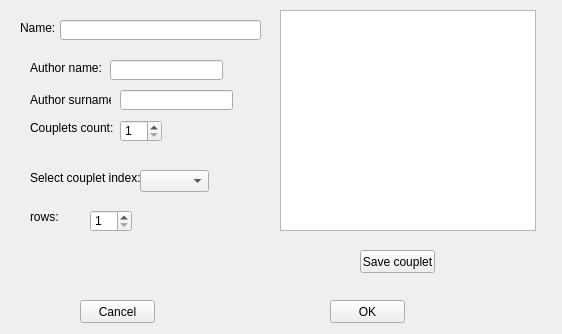
<?xml version="1.0" encoding="UTF-8"?>
<ui version="4.0">
 <class>AddSongForm</class>
 <widget class="QWidget" name="AddSongForm">
  <property name="geometry">
   <rect>
    <x>0</x>
    <y>0</y>
    <width>562</width>
    <height>334</height>
   </rect>
  </property>
  <property name="windowTitle">
   <string>Form</string>
  </property>
  <widget class="QLabel" name="label_4">
   <property name="geometry">
    <rect>
     <x>30</x>
     <y>120</y>
     <width>101</width>
     <height>16</height>
    </rect>
   </property>
   <property name="text">
    <string>Couplets count:</string>
   </property>
  </widget>
  <widget class="QSpinBox" name="coupletsCountSpinBox">
   <property name="geometry">
    <rect>
     <x>120</x>
     <y>120</y>
     <width>42</width>
     <height>22</height>
    </rect>
   </property>
   <property name="minimum">
    <number>1</number>
   </property>
  </widget>
  <widget class="QPushButton" name="okPushButton">
   <property name="geometry">
    <rect>
     <x>330</x>
     <y>300</y>
     <width>75</width>
     <height>23</height>
    </rect>
   </property>
   <property name="text">
    <string>OK</string>
   </property>
  </widget>
  <widget class="QPushButton" name="cancelPushButton">
   <property name="geometry">
    <rect>
     <x>80</x>
     <y>300</y>
     <width>75</width>
     <height>23</height>
    </rect>
   </property>
   <property name="text">
    <string>Cancel</string>
   </property>
  </widget>
  <widget class="QLineEdit" name="authorNameLineEdit">
   <property name="geometry">
    <rect>
     <x>110</x>
     <y>60</y>
     <width>113</width>
     <height>20</height>
    </rect>
   </property>
  </widget>
  <widget class="QLineEdit" name="nameLineEdit">
   <property name="geometry">
    <rect>
     <x>60</x>
     <y>20</y>
     <width>201</width>
     <height>20</height>
    </rect>
   </property>
  </widget>
  <widget class="QComboBox" name="selectedCoupletComboBox">
   <property name="geometry">
    <rect>
     <x>140</x>
     <y>170</y>
     <width>69</width>
     <height>22</height>
    </rect>
   </property>
  </widget>
  <widget class="QLabel" name="label_6">
   <property name="geometry">
    <rect>
     <x>20</x>
     <y>20</y>
     <width>41</width>
     <height>16</height>
    </rect>
   </property>
   <property name="text">
    <string>Name:</string>
   </property>
  </widget>
  <widget class="QTableWidget" name="tableWidget">
   <property name="geometry">
    <rect>
     <x>280</x>
     <y>10</y>
     <width>256</width>
     <height>221</height>
    </rect>
   </property>
  </widget>
  <widget class="QLabel" name="label_2">
   <property name="geometry">
    <rect>
     <x>30</x>
     <y>90</y>
     <width>81</width>
     <height>20</height>
    </rect>
   </property>
   <property name="text">
    <string>Author surname:</string>
   </property>
  </widget>
  <widget class="QLabel" name="label_5">
   <property name="geometry">
    <rect>
     <x>30</x>
     <y>170</y>
     <width>111</width>
     <height>16</height>
    </rect>
   </property>
   <property name="text">
    <string>Select couplet index:</string>
   </property>
  </widget>
  <widget class="QLabel" name="label_3">
   <property name="geometry">
    <rect>
     <x>30</x>
     <y>210</y>
     <width>47</width>
     <height>13</height>
    </rect>
   </property>
   <property name="text">
    <string>rows:</string>
   </property>
  </widget>
  <widget class="QLineEdit" name="authorSurnameLineEdit">
   <property name="geometry">
    <rect>
     <x>120</x>
     <y>90</y>
     <width>113</width>
     <height>20</height>
    </rect>
   </property>
  </widget>
  <widget class="QLabel" name="label">
   <property name="geometry">
    <rect>
     <x>30</x>
     <y>60</y>
     <width>71</width>
     <height>16</height>
    </rect>
   </property>
   <property name="text">
    <string>Author name:</string>
   </property>
  </widget>
  <widget class="QSpinBox" name="rowsCountSpinBox">
   <property name="geometry">
    <rect>
     <x>90</x>
     <y>210</y>
     <width>42</width>
     <height>22</height>
    </rect>
   </property>
   <property name="minimum">
    <number>1</number>
   </property>
  </widget>
  <widget class="QPushButton" name="pushButton">
   <property name="geometry">
    <rect>
     <x>360</x>
     <y>250</y>
     <width>75</width>
     <height>23</height>
    </rect>
   </property>
   <property name="text">
    <string>Save couplet</string>
   </property>
  </widget>
 </widget>
 <resources/>
 <connections/>
</ui>
